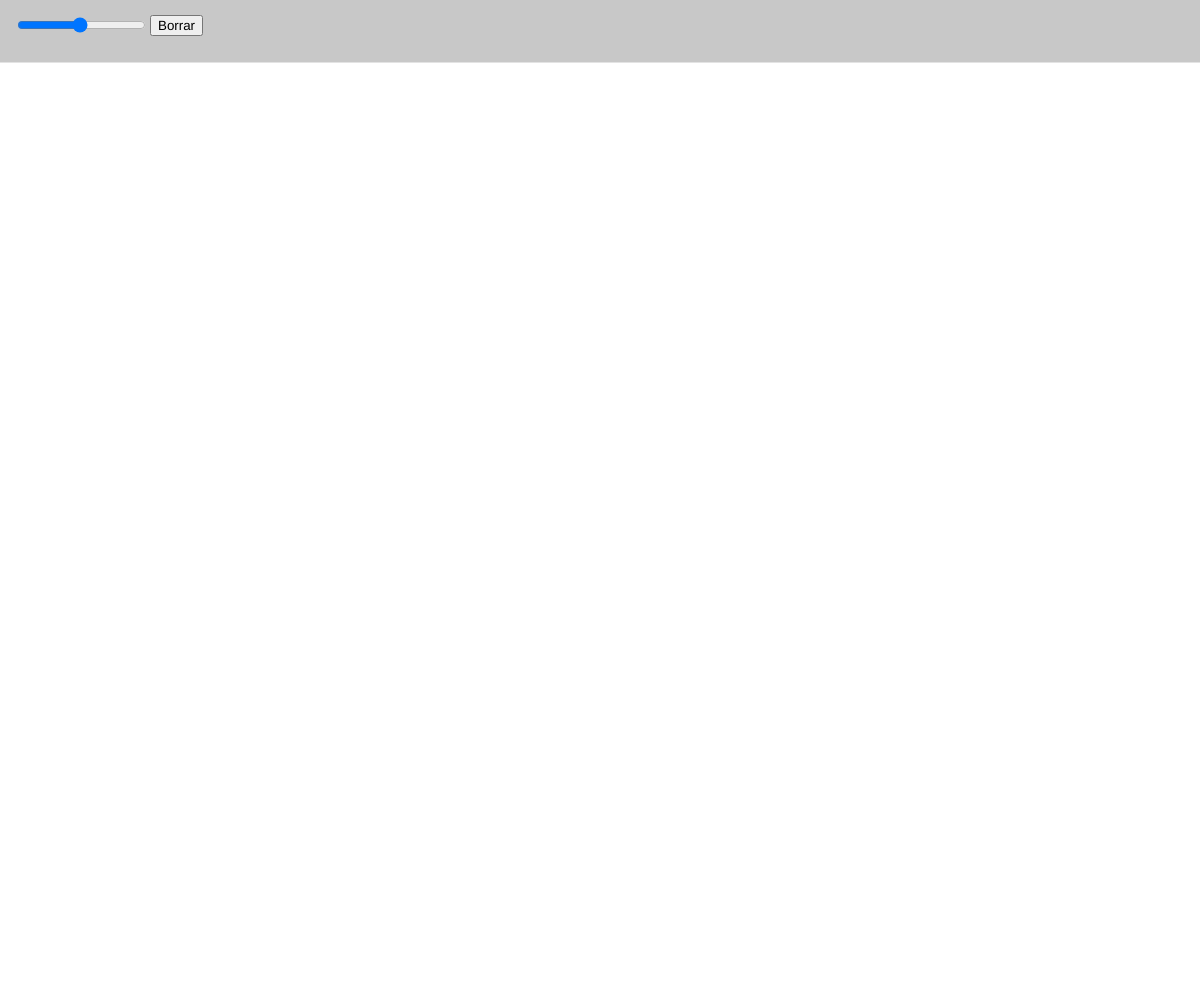
Frame 1 (no input)
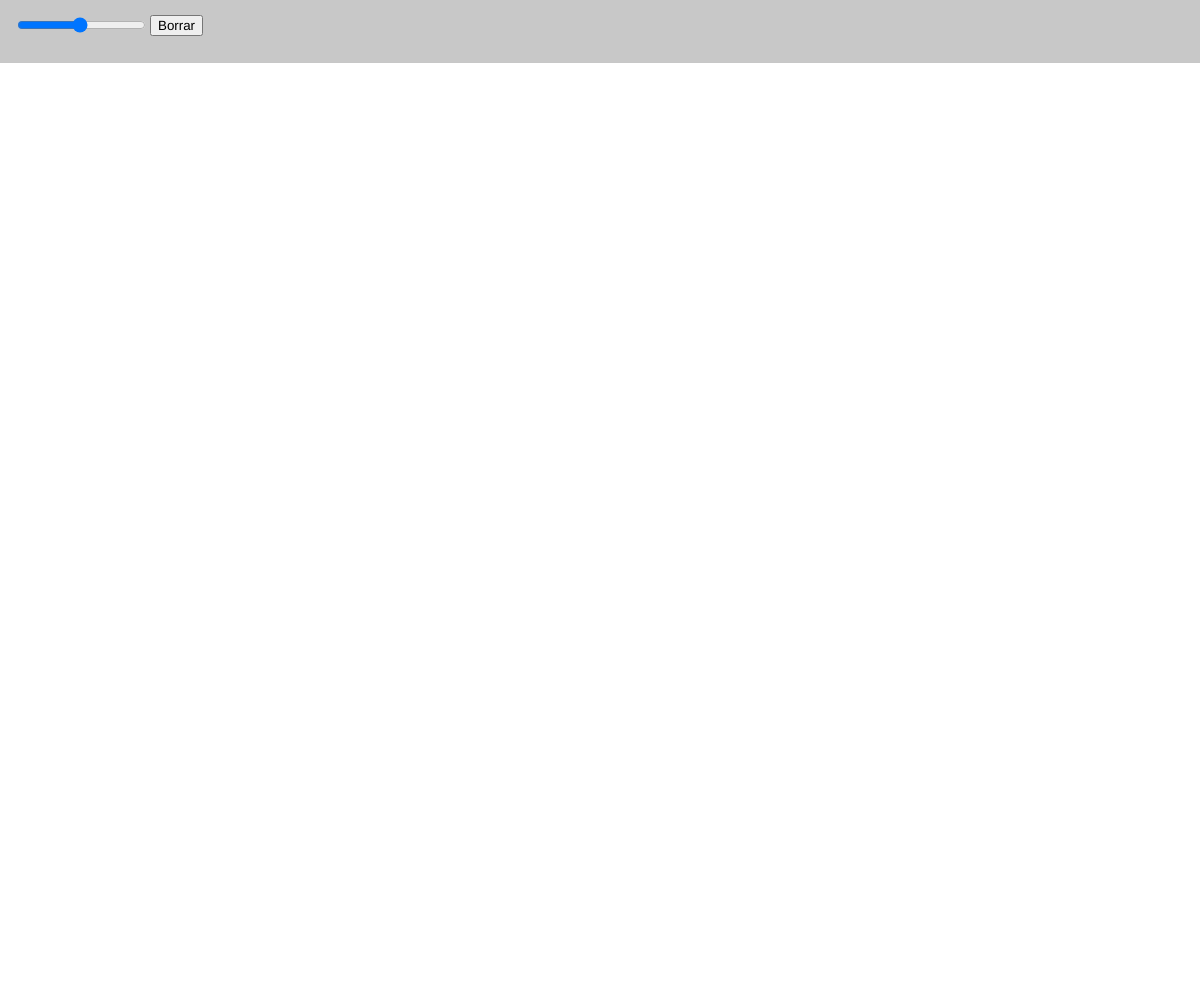
Frame 60 (no input)
Frame 120 (the mouse pressed at the canvas centre since frame 60): identical to frame 60, image omitted

The p5.js sketch that drew these frames (run headless with seeded random() and noise() and a simulated clock; from frame 60 on, the mouse is pressed at the canvas centre):

// p5.js sketch
// ── sketch.js
function setup() {
  createCanvas(windowWidth, windowHeight);
  background(255);
  

  slider = createSlider(1,50,25, 1);
  button = createButton('Borrar');

  slider.position(15,15);
  button.position(150,15);

  button.mousePressed(() => background(255));
}

function draw() {
  push();
  noStroke();
  fill(200);
  rect(0, 0, windowWidth, windowHeight/16);
  pop();
}

function mouseDragged(){
  if( mouseY > windowHeight/16){
    strokeWeight(slider.value());
    line(mouseX, mouseY, pmouseX, pmouseY);
  }  
}
